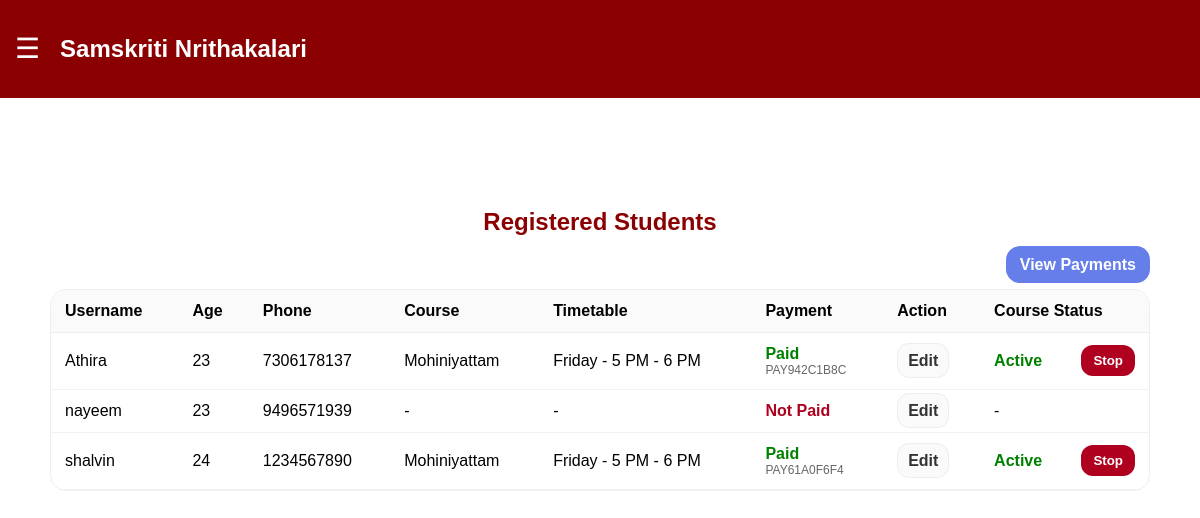
The app's page /admin-panel/students/ (signed in) with its own data.
### core/models.py (models this page shows, shortened)
class UserProfile(models.Model):
    user = models.OneToOneField(User, on_delete=models.CASCADE)
    age = models.IntegerField()
    phone = models.CharField(max_length=15)
    address = models.TextField(blank=True, default="")
    profile_image = models.ImageField(upload_to="profile_images/", blank=True, null=True)
    selected_course = models.ForeignKey(
        Course,
        on_delete=models.SET_NULL,
        null=True,
        blank=True,
        related_name="selected_by_students",
    )
    selected_timetable = models.ForeignKey(
        Timetable,
        on_delete=models.SET_NULL,
        null=True,
        blank=True,
        related_name="selected_by_students",
    )
    admission_fee_paid = models.BooleanField(default=False)
    payment_id = models.CharField(max_length=100, blank=True, null=True)
    class Meta:
        ordering = ["user__username"]

class Course(models.Model):
    name = models.CharField(max_length=100, default="Course")
    description = models.TextField(blank=True)
    duration = models.CharField(max_length=50, blank=True)
    fee = models.DecimalField(max_digits=10, decimal_places=0, default=1000)
    is_active = models.BooleanField(default=True)
    image = models.ImageField(upload_to="course_images/", blank=True, null=True)
    class Meta:
        ordering = ["name"]

class Timetable(models.Model):
    MODE_ONLINE = "Online"
    MODE_OFFLINE = "Offline"
    MODE_CHOICES = [
        (MODE_ONLINE, "Online"),
        (MODE_OFFLINE, "Offline"),
    ]
    course = models.ForeignKey(Course, on_delete=models.CASCADE, related_name="timetables")
    day = models.CharField(max_length=20)
    time = models.CharField(max_length=50)
    mode = models.CharField(max_length=10, choices=MODE_CHOICES)
    class Meta:
        ordering = ["course__name", "day", "time"]
        unique_together = ("course", "day", "time", "mode")

### core/views.py (the view)
# urls.py: path("admin-panel/students/", views.admin_students, name="admin_students"),
@login_required
def admin_students(request):
    if not is_admin_user(request.user):
        return redirect("dashboard")
    students = (
        UserProfile.objects.select_related(
            "user", "selected_course", "selected_timetable", "booking"
        )
        .exclude(user__is_staff=True)
        .exclude(user__is_superuser=True)
        .order_by("user__username")
    )
    return render(request, "admin_students.html", {"students": students})

### core/views.py (called while the page is built)
def is_admin_user(user):
    return bool(user and user.is_authenticated and (user.is_staff or user.is_superuser))

### templates/admin_students.html (shortened to what this page needs)
{% extends 'base.html' %}
{% block content %}
<div style="max-width:1200px;margin:40px auto;padding:20px;">
    <h2 style="text-align:center;color:#8B0000;margin-bottom:20px;">Registered Students</h2>
    <div style="text-align:right;margin-bottom:15px;">
        <a href="{% url 'admin_payments' %}" style="padding:10px 14px;border-radius:14px;background:#667eea;color:white;text-decoration:none;font-weight:800;">
            View Payments
        </a>
    </div>
    <div style="overflow:auto;border-radius:16px;border:1px solid #eee;background:white;">
        <table style="width:100%;border-collapse:collapse;">
            <thead>
                <tr style="background:#fafafa;">
                    <th style="text-align:left;padding:12px 14px;border-bottom:1px solid #eee;">Username</th>
                    <th style="text-align:left;padding:12px 14px;border-bottom:1px solid #eee;">Age</th>
                    <th style="text-align:left;padding:12px 14px;border-bottom:1px solid #eee;">Phone</th>
                    <th style="text-align:left;padding:12px 14px;border-bottom:1px solid #eee;">Course</th>
                    <th style="text-align:left;padding:12px 14px;border-bottom:1px solid #eee;">Timetable</th>
                    <th style="text-align:left;padding:12px 14px;border-bottom:1px solid #eee;">Payment</th>
                    <th style="text-align:left;padding:12px 14px;border-bottom:1px solid #eee;">Action</th>
                    <th style="text-align:left;padding:12px 14px;border-bottom:1px solid #eee;">Course Status</th>
                </tr>
            </thead>
            <tbody>
                {% for st in students %}
                    <tr>
                        <td style="padding:12px 14px;border-bottom:1px solid #f2f2f2;">{{ st.user.username }}</td>
                        <td style="padding:12px 14px;border-bottom:1px solid #f2f2f2;">{{ st.age }}</td>
                        <td style="padding:12px 14px;border-bottom:1px solid #f2f2f2;">{{ st.phone }}</td>
                        <td style="padding:12px 14px;border-bottom:1px solid #f2f2f2;">
                            {% if st.selected_course %}{{ st.selected_course.name }}{% else %}-{% endif %}
                        </td>
                        <td style="padding:12px 14px;border-bottom:1px solid #f2f2f2;">
                            {% if st.selected_timetable %}{{ st.selected_timetable.day }} - {{ st.selected_timetable.time }}{% else %}-{% endif %}
                        </td>
                        <td style="padding:12px 14px;border-bottom:1px solid #f2f2f2;">
                            {% if st.admission_fee_paid %}
                                <span style="color:green;font-weight:900;">Paid</span>
                                {% if st.payment_id %}<div style="color:#666;font-size:12px;">{{ st.payment_id }}</div>{% endif %}
                            {% else %}
                                <span style="color:#b00020;font-weight:900;">Not Paid</span>
                            {% endif %}
                        </td>
                        <td style="padding:12px 14px;border-bottom:1px solid #f2f2f2;">
                            <a href="{% url 'admin_student_edit' st.id %}" style="padding:8px 10px;border-radius:12px;border:1px solid #eee;background:#fafafa;text-decoration:none;font-weight:900;color:#333;">
                                Edit
                            </a>
                        </td>
                        <td style="padding:12px 14px;border-bottom:1px solid #f2f2f2;">
                            {% if st.booking %}
                                {% if st.booking.status == "Cancelled" %}
                                    <div style="display:flex;align-items:center;justify-content:space-between;gap:10px;flex-wrap:wrap;">
                                        <span style="color:#b00020;font-weight:900;">Stopped</span>
                                        <form method="POST" action="{% url 'admin_student_toggle_course_status' st.id %}" style="margin:0;">
                                            {% csrf_token %}
                                            <input type="hidden" name="action" value="resume">
                                            <button type="submit" style="padding:8px 12px;border:none;border-radius:12px;background:#8B1E3F;color:white;font-weight:900;cursor:pointer;">
                                                Resume
                                            </button>
                                        </form>
                                    </div>
                                {% else %}
                                    <div style="display:flex;align-items:center;justify-content:space-between;gap:10px;flex-wrap:wrap;">
                                        <span style="color:green;font-weight:900;">Active</span>
                                        <form method="POST" action="{% url 'admin_student_toggle_course_status' st.id %}" style="margin:0;">
                                            <button type="submit" style="padding:8px 12px;border:none;border-radius:12px;background:#b00020;color:white;font-weight:900;cursor:pointer;">
                                                Stop
                                            </button>
                                        </form>
                                    </div>
                                {% endif %}
                            {% else %}
                                -
                            {% endif %}
                        </td>
                    </tr>
                {% endfor %}
            </tbody>
        </table>
    </div>
</div>
{% endblock %}

### static/css/style.css (style rules this page uses)
body { margin:0; font-family:Arial; }

### records on screen
UserProfile: user.username "Athira", age "23", phone "7306178137", selected_course.name "Mohiniyattam", selected_timetable.day "Friday", selected_timetable.time "5 PM - 6 PM", payment_id "PAY942C1B8C", shows "Active"
UserProfile: user.username "nayeem", age "23", phone "9496571939", admission_fee_paid "Not Paid"
UserProfile: user.username "shalvin", age "24", phone "1234567890", selected_course.name "Mohiniyattam", selected_timetable.day "Friday", selected_timetable.time "5 PM - 6 PM", payment_id "PAY61A0F6F4", shows "Active"
